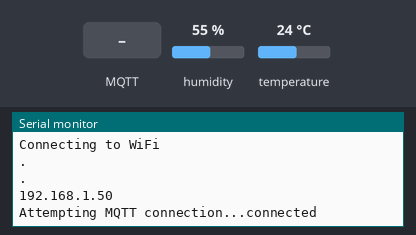
This sketch was run on a simulated ESP8266 (NodeMCU). Shown: the last lines printed to the serial monitor. The test bench sets the inputs (shaded band); at power-on: humidity 55 %, temperature 24 °C. WiFi joins after 1.5 s; servers stay silent unless stated; random numbers use the default seed unless the sketch sets one; no MQTT or app messages arrive unless stated.

Above: at 3.2 s.
3.3 s: MQTT message "1" arrives on the first subscribed topic
At 3.8 s:
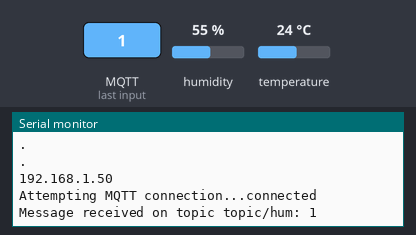
4.8 s: MQTT message "on" arrives on the first subscribed topic
At 4.97 s:
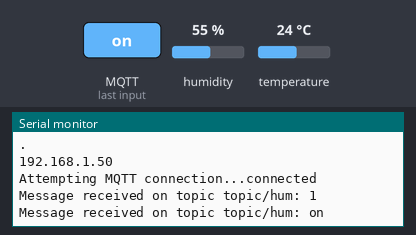
6.3 s: MQTT message "off" arrives on the first subscribed topic
At 7.3 s:
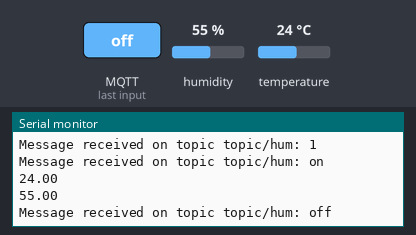
7.8 s: MQTT message "1" arrives on the second subscribed topic
At 8.5 s:
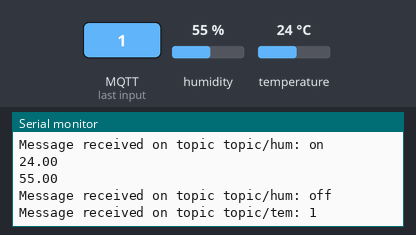
9.3 s: MQTT message "on" arrives on the second subscribed topic
At 9.9 s:
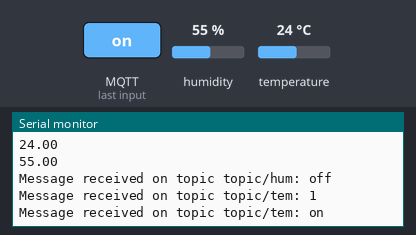
10.8 s: MQTT message "off" arrives on the second subscribed topic
At 12.0 s:
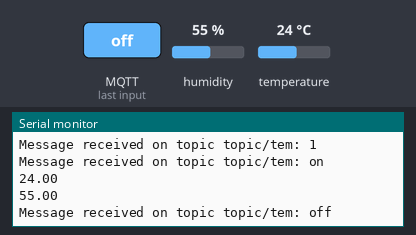
Timing chart, 0 to 13.3 s (numbered marks = the images above; inputs shaded):
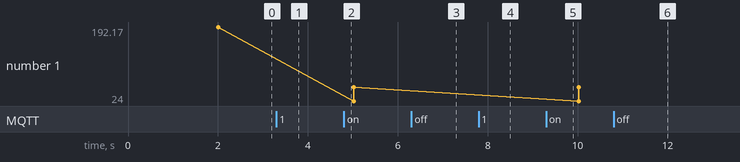

The sketch:

dht11.ino
```cpp
#include <Arduino.h>
#include <ESP8266WiFi.h>
#include <Hash.h>
#include <Adafruit_Sensor.h>
#include <DHT.h>

#include <Wire.h>
#include <PubSubClient.h>

// Replace with your network credentials
const char* ssid = "ERDE";
const char* password = "hakade17";
const char* mqtt_server = "34.121.186.105";

WiFiClient espClient;
PubSubClient client(espClient);

//publish
String msg, msgtopic;
char msg1[50];
char msg2[50];

#define DHTPIN 5     // Digital pin connected to the DHT sensor

// Uncomment the type of sensor in use:
#define DHTTYPE    DHT11     // DHT 11
//#define DHTTYPE    DHT22     // DHT 22 (AM2302)
//#define DHTTYPE    DHT21     // DHT 21 (AM2301)

DHT dht(DHTPIN, DHTTYPE);

// current temperature & humidity, updated in loop()
float t = 0.0;
float h = 0.0;

// Generally, you should use "unsigned long" for variables that hold time
// The value will quickly become too large for an int to store
unsigned long previousMillis = 0;    // will store last time DHT was updated

// Updates DHT readings every 10 seconds
const long interval = 5000;

//Print data yang diterima serta topiknya
void callback(char* topic, byte* payload, unsigned int length) {
  Serial.print("Message received on topic ");
  Serial.print(topic);
  Serial.print(": ");
  msgtopic = String((char*)topic);
  msg = "";
  for (int i = 0; i < length; i++) { // Concat payload char to string (msg)
    msg += (char)payload[i];
  }
  Serial.println(msg);
}

//Fungsi mencoba ulang koneksi ketika gagal
void reconnect() {
  //Diulang sampai berhasil terkoneksi
  while (!client.connected()) {
    Serial.print("Attempting MQTT connection...");

    // Create a random client ID
    String clientId = "ESP8266Client-";
    clientId += String(random(0xffff), HEX);

    //Menguji koneksi
    if (client.connect(clientId.c_str())) {
      Serial.println("connected");
      client.publish("topic/hum", "0"); //Send first confirmation message if connected
      client.subscribe("topic/hum");
      client.subscribe("topic/tem");

    } else {
      //Keluaran untuk indikator gagal terkoneksi
      Serial.print("failed, rc=");
      Serial.print(client.state());
      Serial.println(" try again in 5 seconds");

      //Menunggu 5 detik sebelum mencoba lagi
      delay(5000);
    }
  }
}

void setup(){
  // Serial port for debugging purposes
  Serial.begin(115200);
  dht.begin();

  // Connect to Wi-Fi
  WiFi.begin(ssid, password);
  Serial.println("Connecting to WiFi");
  while (WiFi.status() != WL_CONNECTED) {
    delay(1000);
    Serial.println(".");
  }

  // Print ESP8266 Local IP Address
  Serial.println(WiFi.localIP());
  randomSeed(micros());

  client.setServer(mqtt_server, 1883);
  client.setCallback(callback);
}

void loop(){
  //Apabila koneksi gagal, coba lagi
  if (!client.connected()) {
    reconnect();
  }
  client.loop();

  unsigned long currentMillis = millis();
  if (currentMillis - previousMillis >= interval) {
    // save the last time you updated the DHT values
    previousMillis = currentMillis;
    // Read temperature as Celsius (the default)
    float newT = dht.readTemperature();
    // Read temperature as Fahrenheit (isFahrenheit = true)
    //float newT = dht.readTemperature(true);
    // if temperature read failed, don't change t value
    if (isnan(newT)) {
      Serial.println("Failed to read from DHT sensor!");
    }
    else {
      t = newT;
      Serial.println(t);
    }
    // Read Humidity
    float newH = dht.readHumidity();
    // if humidity read failed, don't change h value
    if (isnan(newH)) {
      Serial.println("Failed to read from DHT sensor!");
    }
    else {
      h = newH;
      Serial.println(h);
    }

    snprintf (msg1, 50, "%f", h);
    snprintf (msg2, 50, "%f", t);

    //publish message
    client.publish("topic/hum", msg1);
    client.publish("topic/tem", msg2);
  }
}
```

Measured:
- after the input at 3.3 s, the serial monitor: prints a new line at once (image 1)
- after the input at 4.8 s, the serial monitor: prints a new line at once (image 2)
- after the input at 6.3 s, the serial monitor: prints a new line at once (image 3)
- after the input at 7.8 s, the serial monitor: prints a new line at once (image 4)
- after the input at 9.3 s, the serial monitor: prints a new line at once (image 5)
- after the input at 10.8 s, the serial monitor: prints a new line at once (image 6)
